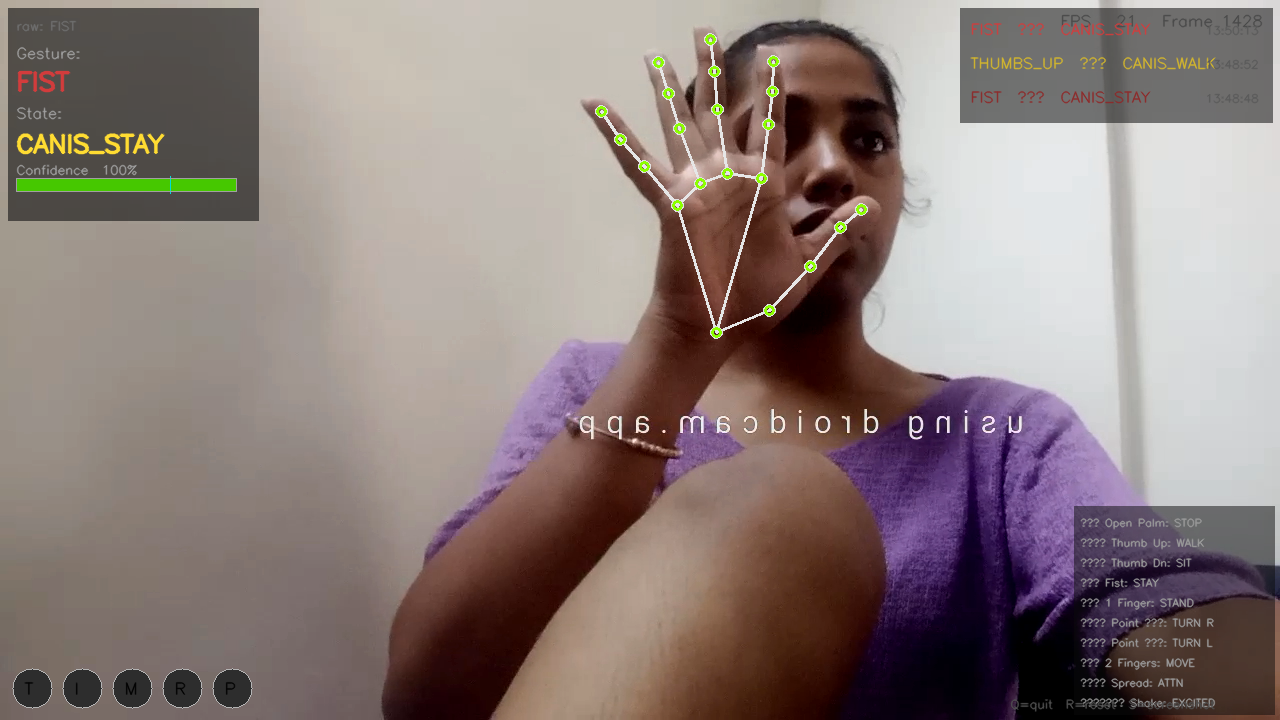
#> input picture canis_v3_1_1777105214.png, 1280 x 720 px, given in place of the camera
$ python trackbars.py
#> lines starting #> are read from the running program, lines starting #| are printed output that depends on the picture; after the words box and inside, x2 and y2 are one past the last pixel; in counts of white or black regions, pixels touching at a corner belong together
#OBJECT DETECTION USING HSV COLOR SPACE


import cv2 as cv
import numpy as np

# Start video capture
cap = cv.VideoCapture(0)

# Create a window for trackbars
#cv.namedWindow(window_name)
# cv.resizeWindow(window_name, width, height)
cv.namedWindow("Trackbars")
cv.resizeWindow("Trackbars", 600, 200)

#trackbar callback function, does nothing but required for createTrackbar
def nothing(x):
    pass

# Create trackbars for HSV ranges
#syntax: cv.createTrackbar(trackbar_name, window_name, default_value, max_value, callback_function)
cv.createTrackbar("L-H", "Trackbars", 0, 179, nothing)
#> slider 'L-H' is set to 35
cv.createTrackbar("L-S", "Trackbars", 0, 255, nothing)
#> slider 'L-S' is set to 51
cv.createTrackbar("L-V", "Trackbars", 0, 255, nothing)
#> slider 'L-V' is set to 51
cv.createTrackbar("U-H", "Trackbars", 179, 179, nothing)
cv.createTrackbar("U-S", "Trackbars", 255, 255, nothing)
cv.createTrackbar("U-V", "Trackbars", 255, 255, nothing)

while True:
    ret, frame = cap.read()   #frame read karna
#> frame is the input picture: shape (720, 1280, 3); mean B, G, R 121.8, 124.5, 138.7
    if not ret:

        break

    # Convert frame(bgr) to HSV
    #syntax=converted = cv.cvtColor(src, conversion_code)
    hsv = cv.cvtColor(frame, cv.COLOR_BGR2HSV)
#> hsv: shape (720, 1280, 3); mean H, S, V 37.8, 63.2, 141.5

    # Get current positions of all trackbars
    #syntax=value = cv.getTrackbarPos(trackbar_name, window_name)
    L_H = cv.getTrackbarPos("L-H", "Trackbars")
    L_S = cv.getTrackbarPos("L-S", "Trackbars")
    L_V = cv.getTrackbarPos("L-V", "Trackbars")
    U_H = cv.getTrackbarPos("U-H", "Trackbars")
    U_S = cv.getTrackbarPos("U-S", "Trackbars")
    U_V = cv.getTrackbarPos("U-V", "Trackbars")

#Lower & Upper Range Define
#syntax=array = np.array([value1, value2, value3])
    lower_color = np.array([L_H, L_S, L_V])
    upper_color = np.array([U_H, U_S, U_V])

    # Create mask
    #syntax-mask = cv.inRange(src, lowerb, upperb)
    mask = cv.inRange(hsv, lower_color, upper_color)
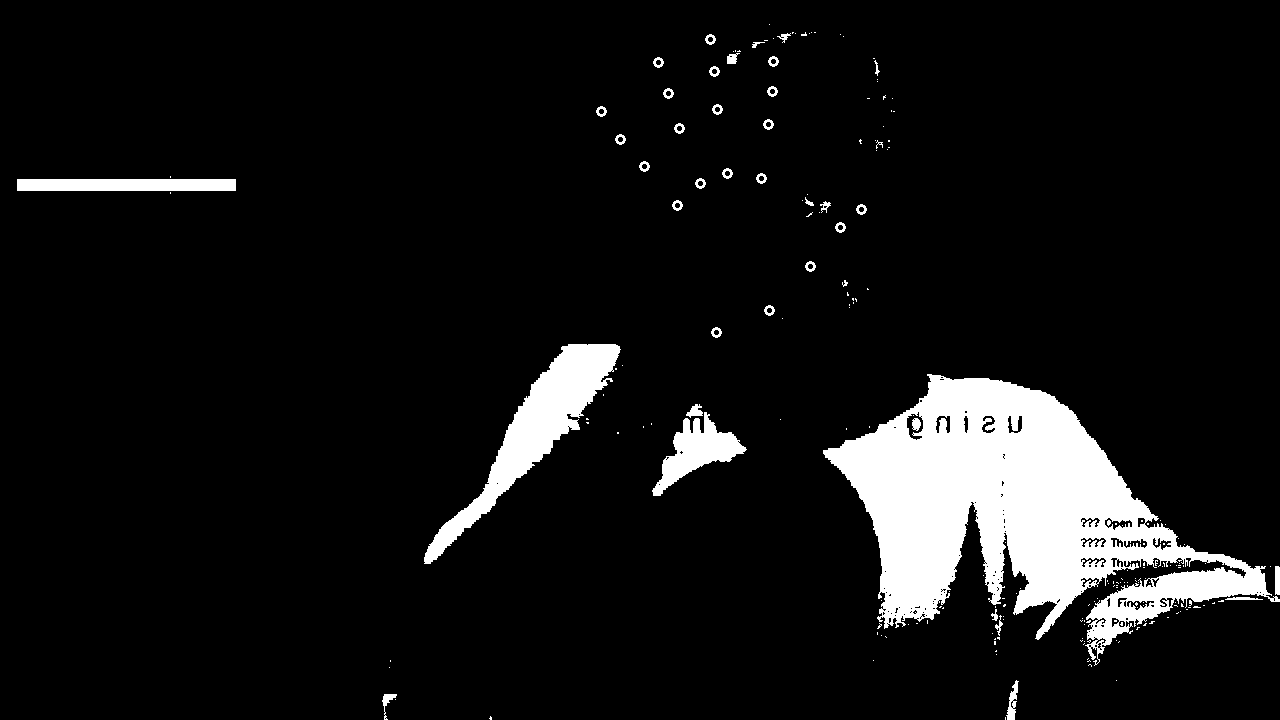
#> mask: shape (720, 1280); 8.1% white; 210 white regions (169 under 20 px), largest, box (x1, y1, x2, y2) and area: (823, 374, 1280, 666) 56247, (424, 344, 621, 564) 9809, (652, 412, 747, 496) 3045

    #bitwise and operation
    #syntax=result = cv.bitwise_and(src1, src2, mask=mask)
    result = cv.bitwise_and(frame, frame, mask=mask)
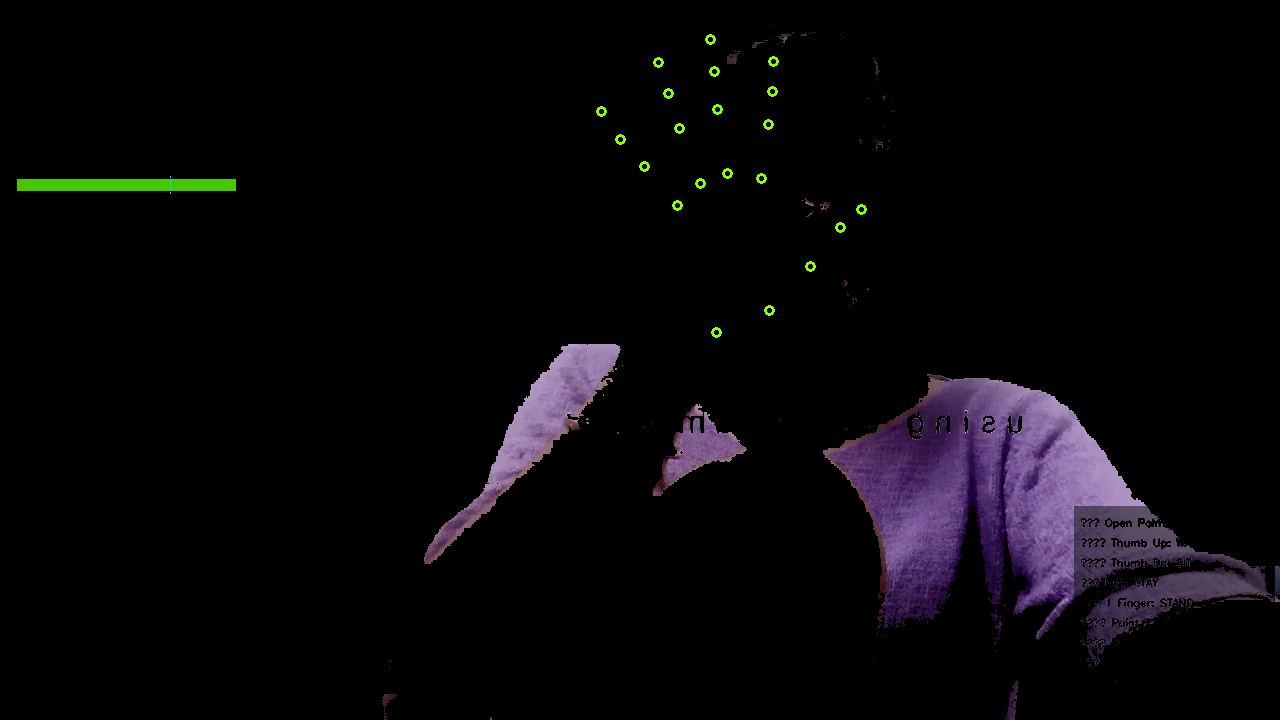
#> result: shape (720, 1280, 3); mean B, G, R 9.1, 6.5, 8.2

    # Show frames
    cv.imshow("Frame", frame)
    cv.imshow("Mask", mask)
    cv.imshow("Result", result)

    key = cv.waitKey(1)
#> (key Esc is pressed here)
    if key == 27:  # ESC key to break
        break

# Release and destroy windows
cap.release()
cv.destroyAllWindows()

#summary
#Ye program webcam se live video capture karta hai. Frame ko HSV color space me convert karta hai. Trackbars ki madad se HSV range dynamically adjust ki ja sakti hai. inRange() function selected color ka mask create karta hai aur bitwise_and() function se sirf wahi color highlight hota hai.

$ run again, on canis_v3_1_1777105228.png
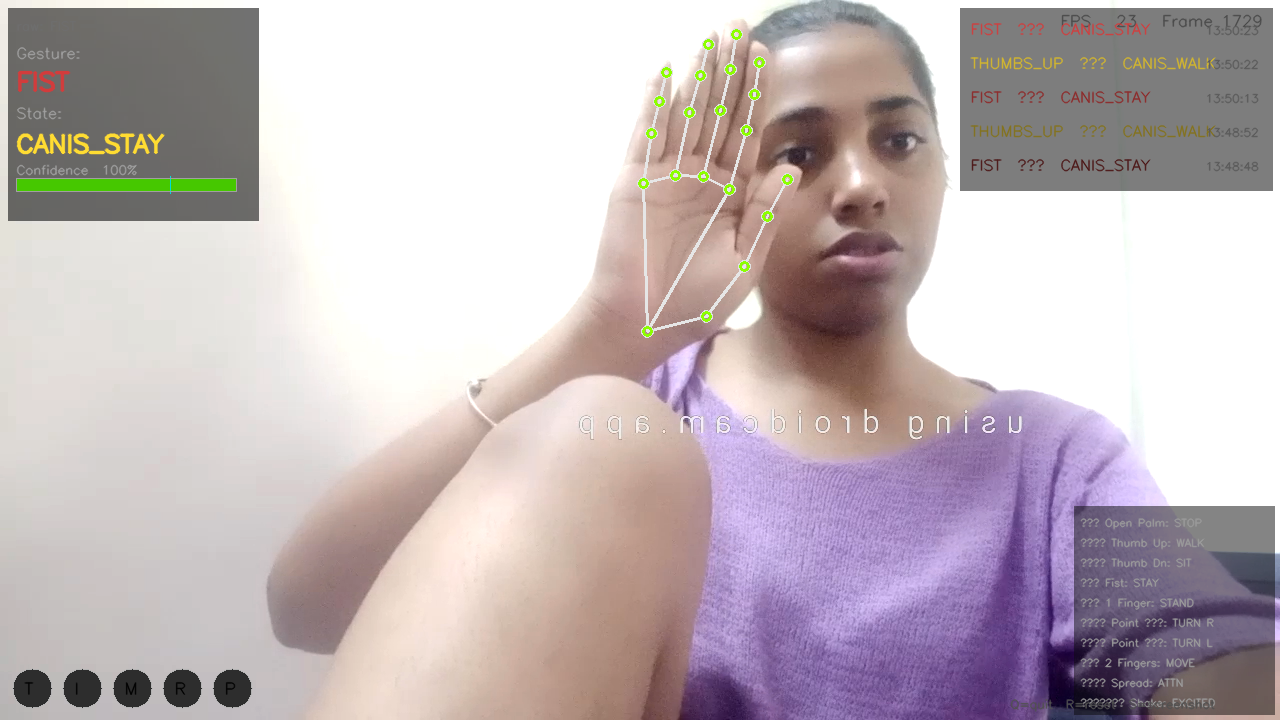
#> input picture canis_v3_1_1777105228.png, 1280 x 720 px, given in place of the camera
#> frame is the input picture: shape (720, 1280, 3); mean B, G, R 185, 181.3, 192.9
#> hsv: shape (720, 1280, 3); mean H, S, V 37.4, 31.1, 197.8
#> `mask = cv.inRange(hsv, lower_color, upper_color)`:
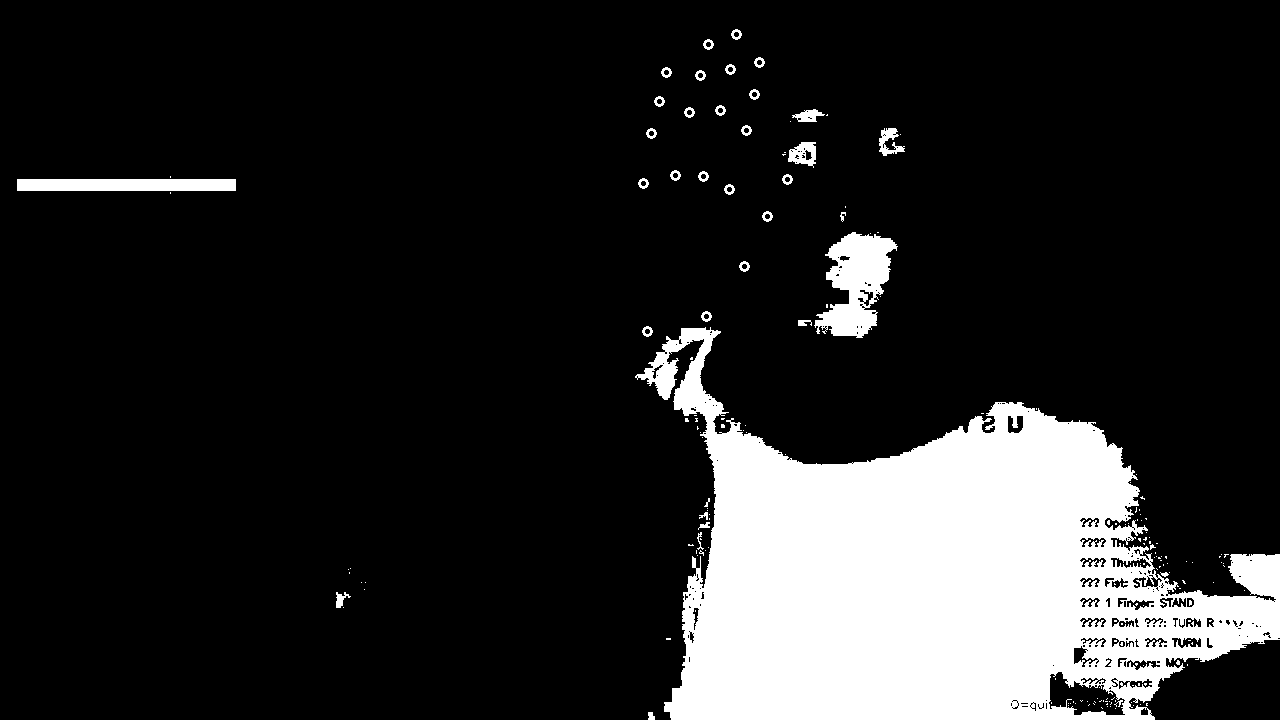
#> mask: shape (720, 1280); 15.7% white; 182 white regions (145 under 20 px), largest, box (x1, y1, x2, y2) and area: (635, 327, 1280, 720) 134174, (814, 232, 898, 338) 4895, (17, 179, 236, 191) 2628
#> `result = cv.bitwise_and(frame, frame, mask=mask)`:
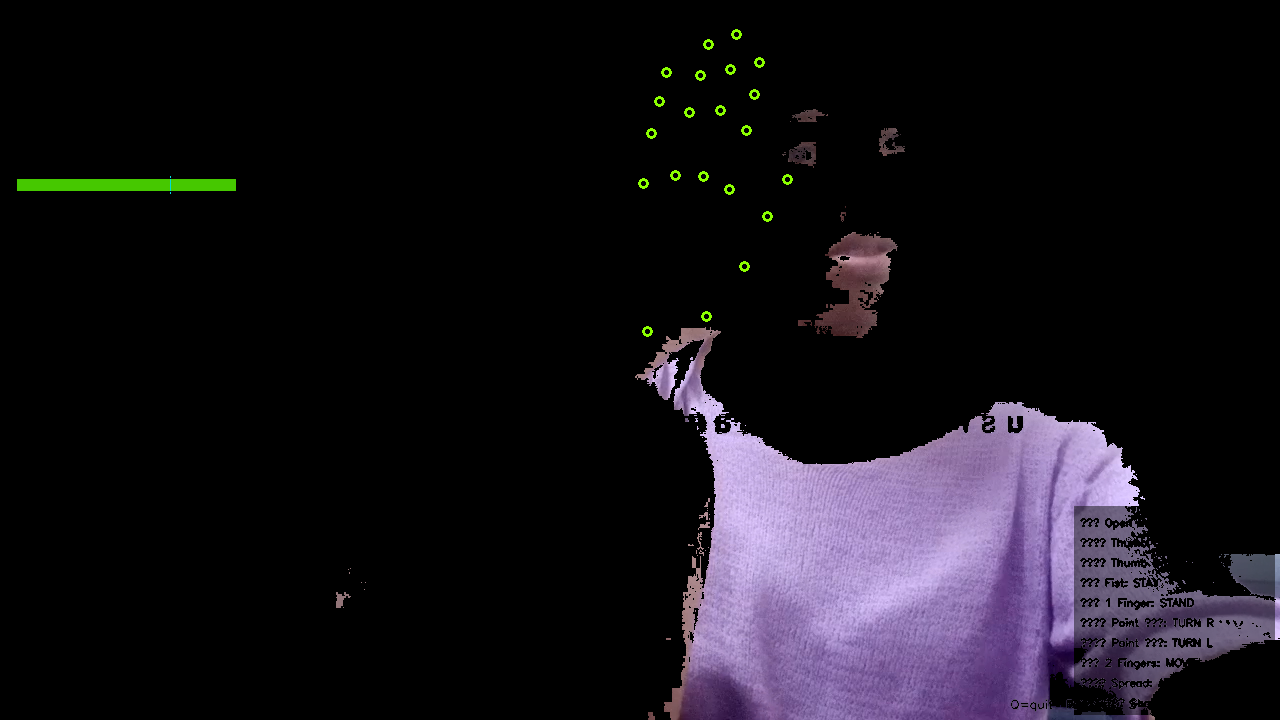
#> result: shape (720, 1280, 3); mean B, G, R 25.5, 18.8, 22.1

$ run again, on canis_v3_1_1777105233.png
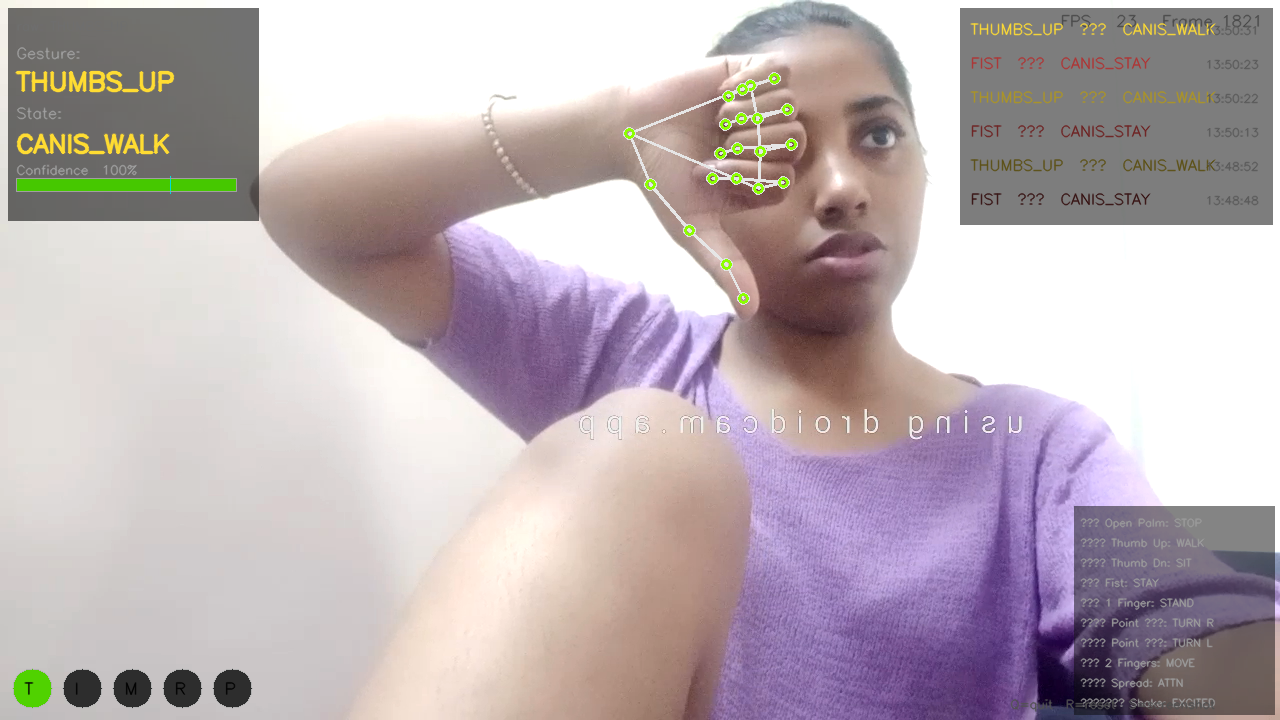
#> input picture canis_v3_1_1777105233.png, 1280 x 720 px, given in place of the camera
#> frame is the input picture: shape (720, 1280, 3); mean B, G, R 180.4, 175.9, 187.6
#> hsv: shape (720, 1280, 3); mean H, S, V 44, 32.6, 192.9
#> `mask = cv.inRange(hsv, lower_color, upper_color)`:
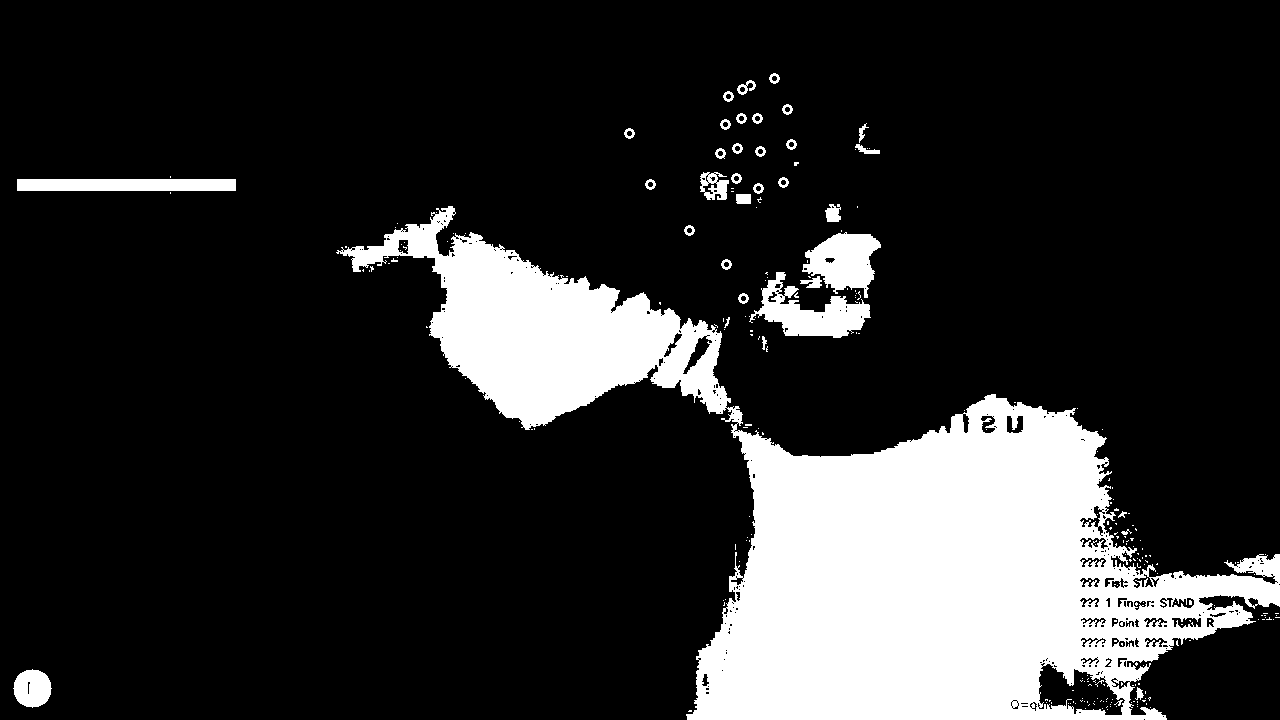
#> mask: shape (720, 1280); 18% white; 242 white regions (206 under 20 px), largest, box (x1, y1, x2, y2) and area: (336, 206, 1280, 720) 151809, (749, 272, 871, 338) 3508, (802, 232, 881, 298) 3098
#> `result = cv.bitwise_and(frame, frame, mask=mask)`:
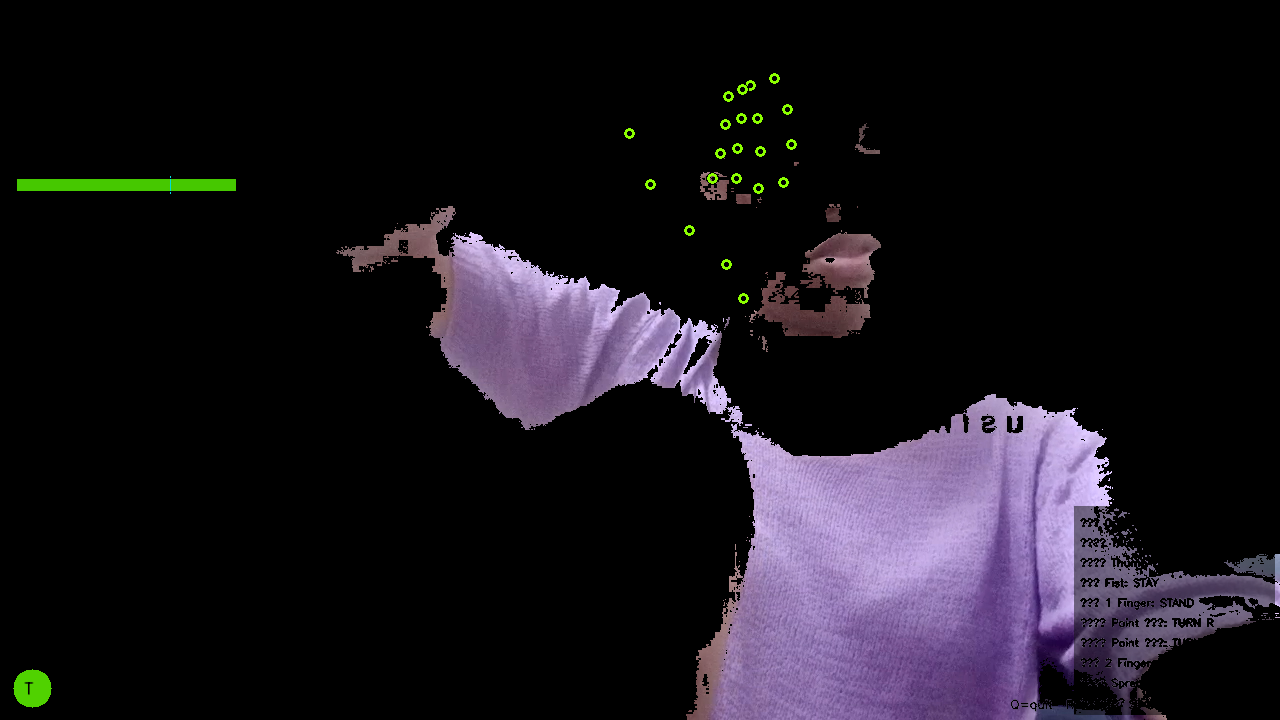
#> result: shape (720, 1280, 3); mean B, G, R 28.1, 21, 24.9
